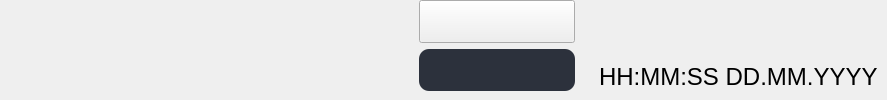
     <widget class="QWidget" name="bottomBarContainer" native="true">
      <property name="styleSheet">
       <string notr="true"/>
      </property>
      <layout class="QHBoxLayout" name="horizontalLayout_27">
       <property name="leftMargin">
        <number>0</number>
       </property>
       <property name="topMargin">
        <number>0</number>
       </property>
       <property name="rightMargin">
        <number>0</number>
       </property>
       <property name="bottomMargin">
        <number>0</number>
       </property>
       <item>
        <spacer name="bottomBarLeftSpacer">
         <property name="orientation">
          <enum>Qt::Horizontal</enum>
         </property>
         <property name="sizeType">
          <enum>QSizePolicy::Fixed</enum>
         </property>
         <property name="sizeHint" stdset="0">
          <size>
           <width>410</width>
           <height>20</height>
          </size>
         </property>
        </spacer>
       </item>
       <item alignment="Qt::AlignHCenter">
        <widget class="QWidget" name="menuContainer" native="true">
         <property name="styleSheet">
          <string notr="true">#buttonsContainer {
	background-color: #2c313c;
	border-radius: 10px;
}</string>
         </property>
         <layout class="QVBoxLayout" name="verticalLayout_18">
          <property name="topMargin">
           <number>0</number>
          </property>
          <item>
           <widget class="QPushButton" name="buttonsCurrentButton">
            <property name="sizePolicy">
             <sizepolicy hsizetype="Minimum" vsizetype="Minimum">
              <horstretch>0</horstretch>
              <verstretch>0</verstretch>
             </sizepolicy>
            </property>
            <property name="font">
             <font>
              <pointsize>5</pointsize>
             </font>
            </property>
            <property name="text">
             <string/>
            </property>
            <property name="icon">
             <iconset>
              <normaloff>../resource/icons/three-dots-0-purple.svg</normaloff>../resource/icons/three-dots-0-purple.svg</iconset>
            </property>
            <property name="iconSize">
             <size>
              <width>40</width>
              <height>40</height>
             </size>
            </property>
           </widget>
          </item>
          <item>
           <widget class="QWidget" name="buttonsContainer" native="true">
            <property name="styleSheet">
             <string notr="true">QPushButton {
	padding: 5px;
	border-radius: 15px;
}

QPushButton:hover {
	background-color: #434158;
}

QPushButton:pressed {
	background-color: #22252e;
}
</string>
            </property>
            <layout class="QHBoxLayout" name="horizontalLayout_26">
             <item>
              <widget class="QPushButton" name="devicesBtn">
               <property name="cursor">
                <cursorShape>PointingHandCursor</cursorShape>
               </property>
               <property name="text">
                <string/>
               </property>
               <property name="icon">
                <iconset>
                 <normaloff>../resource/icons/home.svg</normaloff>../resource/icons/home.svg</iconset>
               </property>
               <property name="iconSize">
                <size>
                 <width>64</width>
                 <height>64</height>
                </size>
               </property>
              </widget>
             </item>
             <item>
              <widget class="QPushButton" name="mediaBtn">
               <property name="cursor">
                <cursorShape>PointingHandCursor</cursorShape>
               </property>
               <property name="autoFillBackground">
                <bool>false</bool>
               </property>
               <property name="text">
                <string/>
               </property>
               <property name="icon">
                <iconset>
                 <normaloff>../resource/icons/headphones.svg</normaloff>../resource/icons/headphones.svg</iconset>
               </property>
               <property name="iconSize">
                <size>
                 <width>64</width>
                 <height>64</height>
                </size>
               </property>
              </widget>
             </item>
             <item>
              <widget class="QPushButton" name="analyticsBtn">
               <property name="cursor">
                <cursorShape>PointingHandCursor</cursorShape>
               </property>
               <property name="text">
                <string/>
               </property>
               <property name="icon">
                <iconset>
                 <normaloff>../resource/icons/database.svg</normaloff>../resource/icons/database.svg</iconset>
               </property>
               <property name="iconSize">
                <size>
                 <width>64</width>
                 <height>64</height>
                </size>
               </property>
              </widget>
             </item>
            </layout>
           </widget>
          </item>
         </layout>
        </widget>
       </item>
       <item alignment="Qt::AlignRight">
        <widget class="QWidget" name="dateTimeContainer" native="true">
         <property name="font">
          <font>
           <pointsize>16</pointsize>
          </font>
         </property>
         <layout class="QHBoxLayout" name="horizontalLayout">
          <item alignment="Qt::AlignBottom">
           <widget class="QLabel" name="dateTimeLabel">
            <property name="font">
             <font>
              <pointsize>18</pointsize>
             </font>
            </property>
            <property name="text">
             <string>HH:MM:SS DD.MM.YYYY</string>
            </property>
           </widget>
          </item>
         </layout>
        </widget>
       </item>
      </layout>
     </widget>
